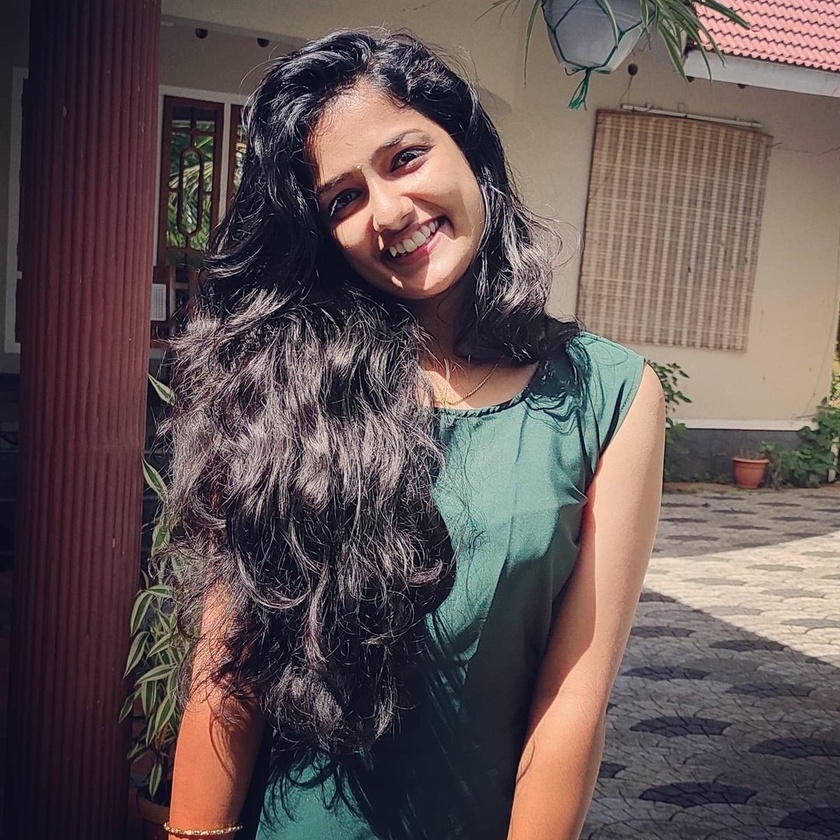
#> input picture leyo/185025482_485513809315784_5303460256642576007_n.jpg, 840 x 840 px, shrunk from 1080 x 1080 before the run, found by its file name
$ python a.py
#> lines starting #> are read from the running program, lines starting #| are printed output that depends on the picture; after the words box and inside, x2 and y2 are one past the last pixel; in counts of white or black regions, pixels touching at a corner belong together
from PIL import Image

"""
Mean thresholding algorithm for image processing
https://en.wikipedia.org/wiki/Thresholding_(image_processing)
"""


def mean_threshold(image: Image) -> Image:
    """
    image: is a grayscale PIL image object
    """
    height, width = image.size
#> height = 840; width = 840
    mean = 0
    pixels = image.load()
    for i in range(width):
        for j in range(height):
            pixel = pixels[j, i]
            mean += pixel
#> after the loop, mean = 62659485
    mean //= width * height
#> mean = 88

    for j in range(width):
        for i in range(height):
            pixels[i, j] = 255 if pixels[i, j] > mean else 0
    return image


if __name__ == "__main__":
    image = mean_threshold(Image.open("/media/hacker07/Hacker07/code/face_recognition/185025482_485513809315784_5303460256642576007_n.jpg").convert("L"))
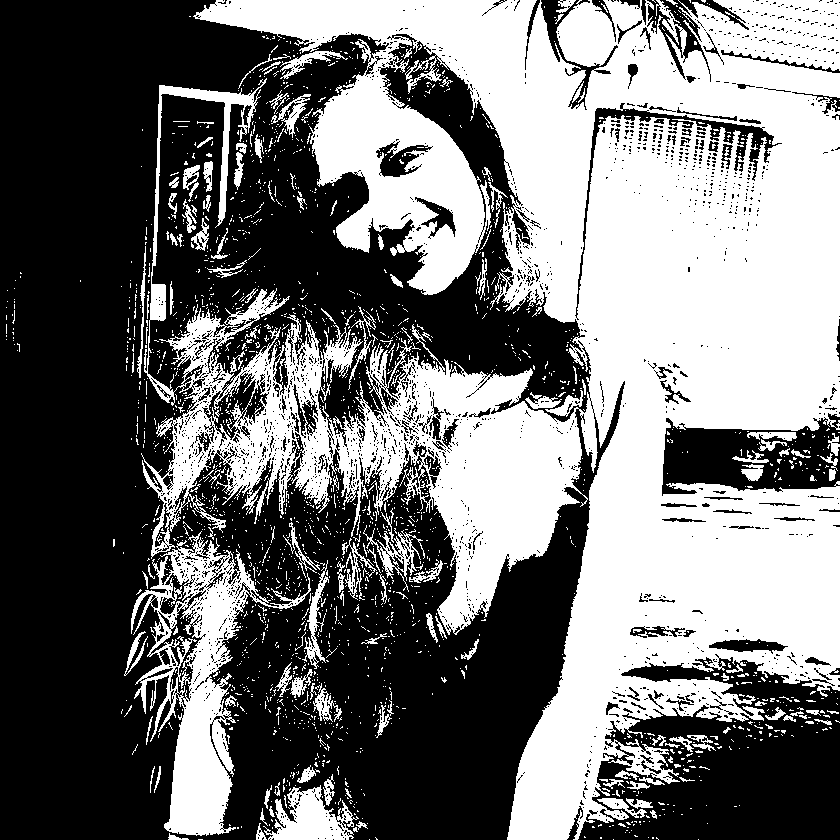
#> image: PIL image 840x840 L; 45.8% white; 2139 white regions (1981 under 20 px), largest, box (x1, y1, x2, y2) and area: (141, 0, 840, 840) 281696, (131, 531, 311, 836) 16321, (263, 785, 359, 840) 2755
    image.save("a.png")

$ run again, with leyo/10012809_1407544049520317_8597646734049176710_o.jpg copied over leyo/185025482_485513809315784_5303460256642576007_n.jpg
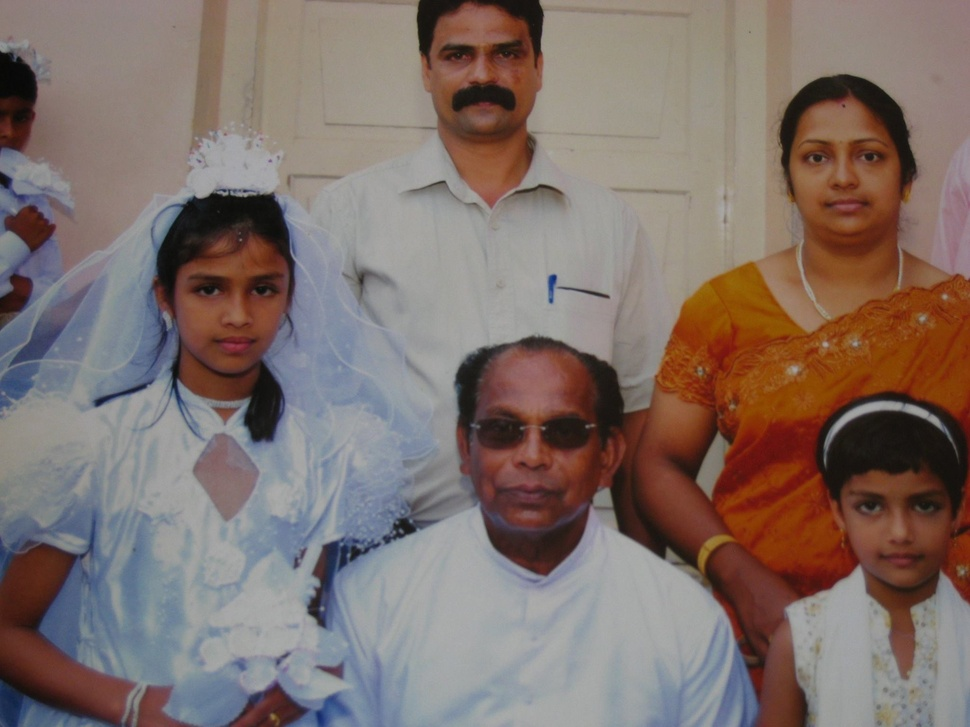
#> input picture leyo/10012809_1407544049520317_8597646734049176710_o.jpg, 970 x 727 px, shrunk from 2048 x 1536 before the run, found by its file name
#> height = 970; width = 727
#> after the loop in mean_threshold, `for i in range(width):`: mean = 82023838
#> in mean_threshold, `mean //= width * height`: mean = 116
#> `image = mean_threshold(Image.open("/media/hacker07/Hacker07/code/face_..`:
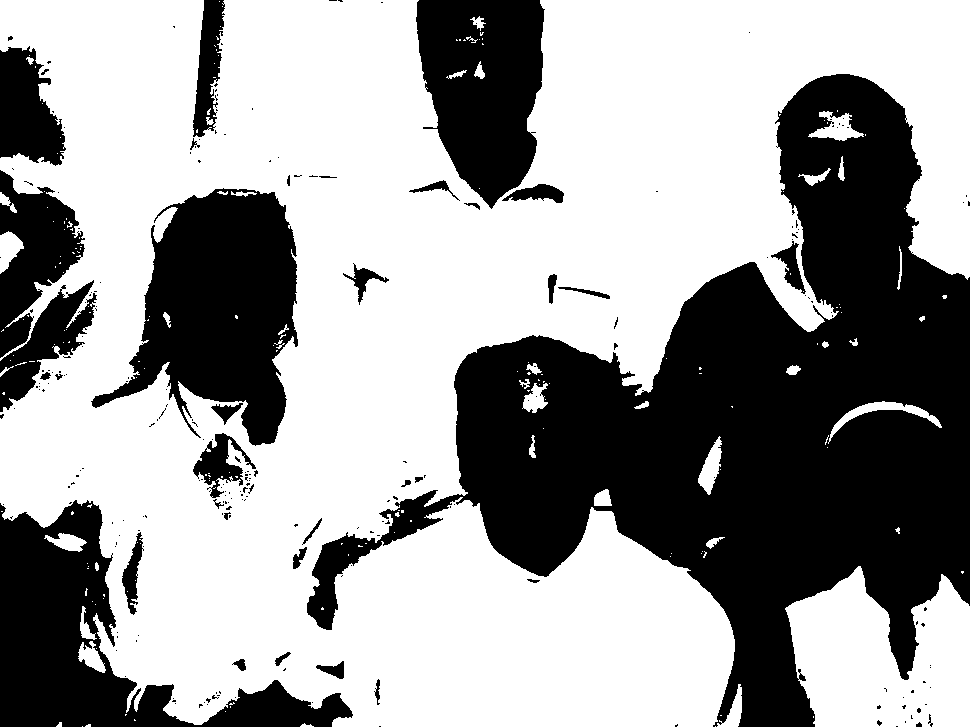
#> image: PIL image 970x727 L; 61.4% white; 238 black regions (200 under 20 px), largest, box (x1, y1, x2, y2) and area: (307, 74, 970, 727) 166860, (91, 188, 298, 446) 29902, (0, 500, 353, 727) 28178

$ run again, with leyo/10869537_1520288528245868_1403446705581366710_o.jpg copied over leyo/185025482_485513809315784_5303460256642576007_n.jpg
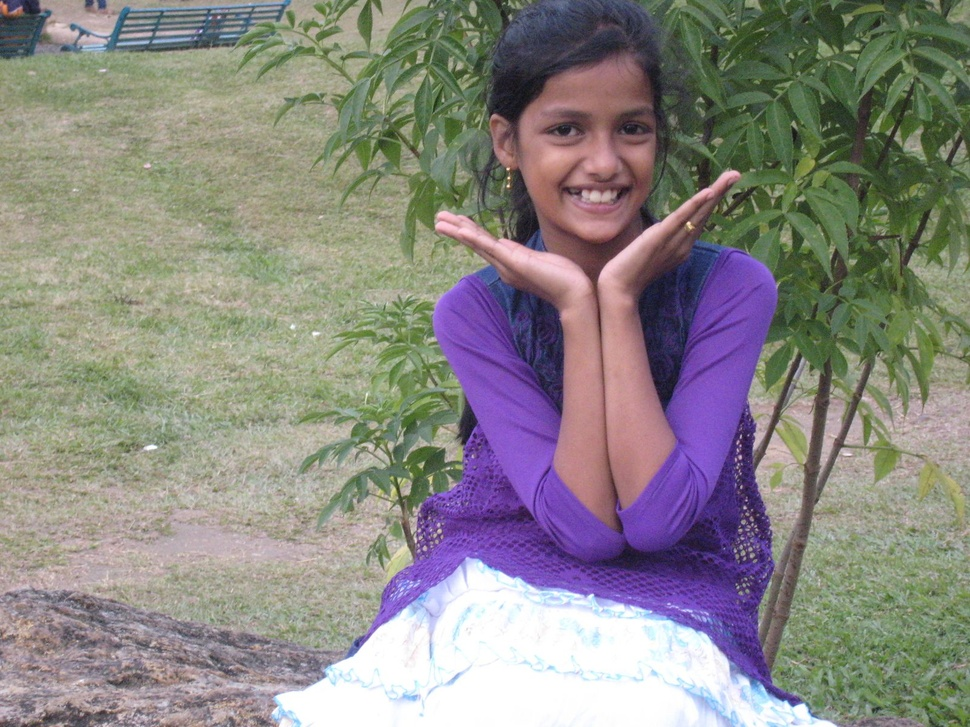
#> input picture leyo/10869537_1520288528245868_1403446705581366710_o.jpg, 970 x 727 px, shrunk from 1600 x 1200 before the run, found by its file name
#> height = 970; width = 727
#> after the loop in mean_threshold, `for i in range(width):`: mean = 95933556
#> in mean_threshold, `mean //= width * height`: mean = 136
#> `image = mean_threshold(Image.open("/media/hacker07/Hacker07/code/face_..`:
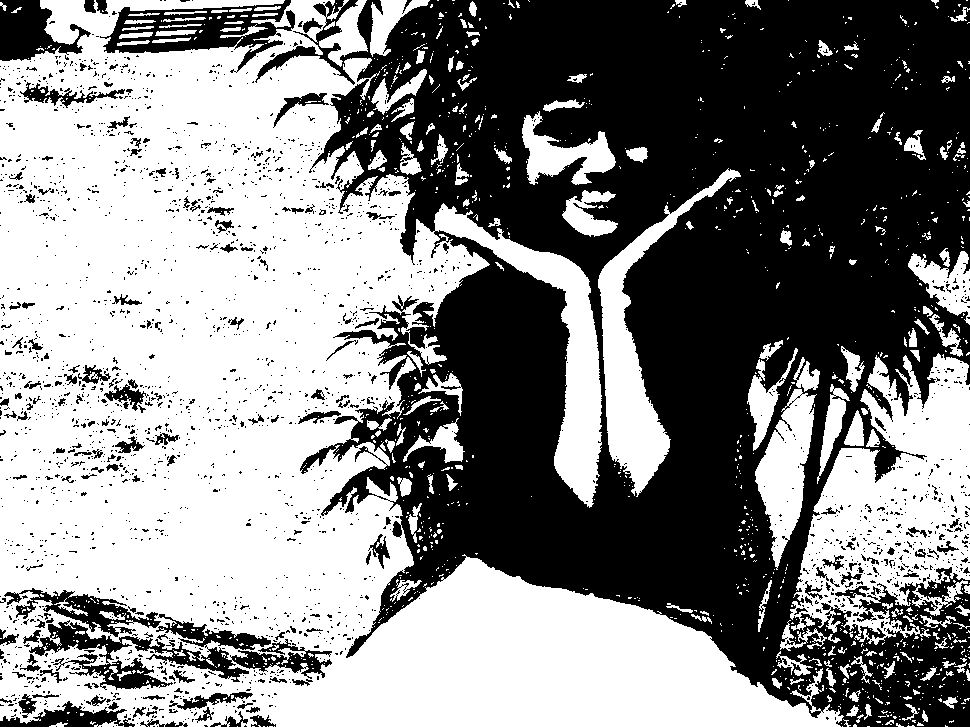
#> image: PIL image 970x727 L; 53% white; 2316 black regions (2130 under 20 px), largest, box (x1, y1, x2, y2) and area: (255, 0, 970, 727) 292594, (29, 614, 332, 690) 7078, (100, 0, 295, 73) 5475

$ run again, with leyo/10869735_1520287441579310_707105766136199237_o.jpg copied over leyo/185025482_485513809315784_5303460256642576007_n.jpg
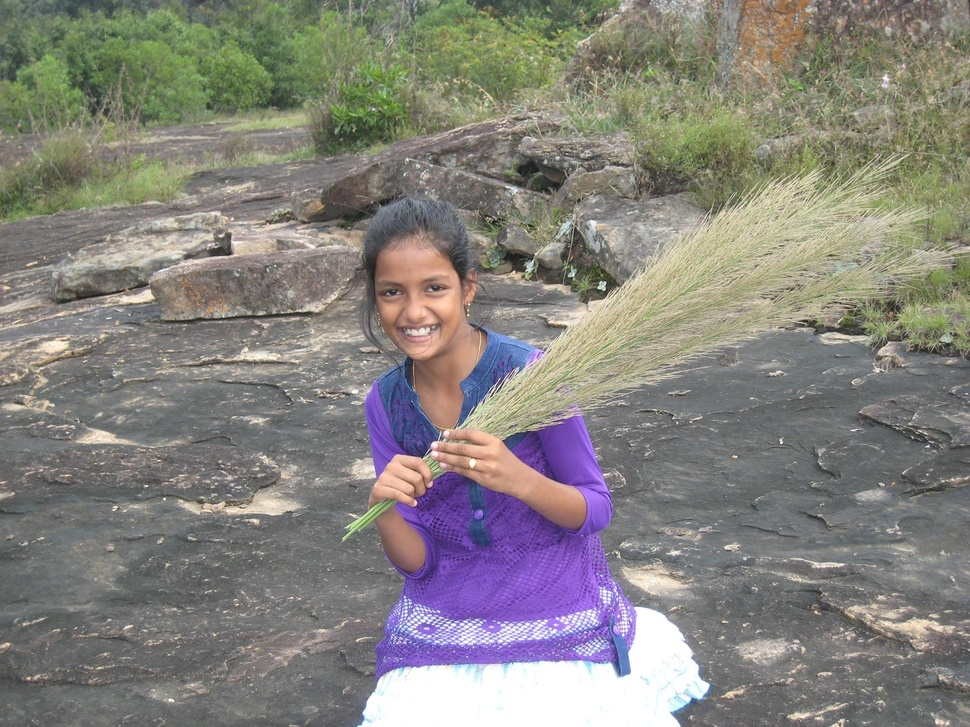
#> input picture leyo/10869735_1520287441579310_707105766136199237_o.jpg, 970 x 727 px, shrunk from 2048 x 1536 before the run, found by its file name
#> height = 970; width = 727
#> after the loop in mean_threshold, `for i in range(width):`: mean = 92442344
#> in mean_threshold, `mean //= width * height`: mean = 131
#> `image = mean_threshold(Image.open("/media/hacker07/Hacker07/code/face_..`:
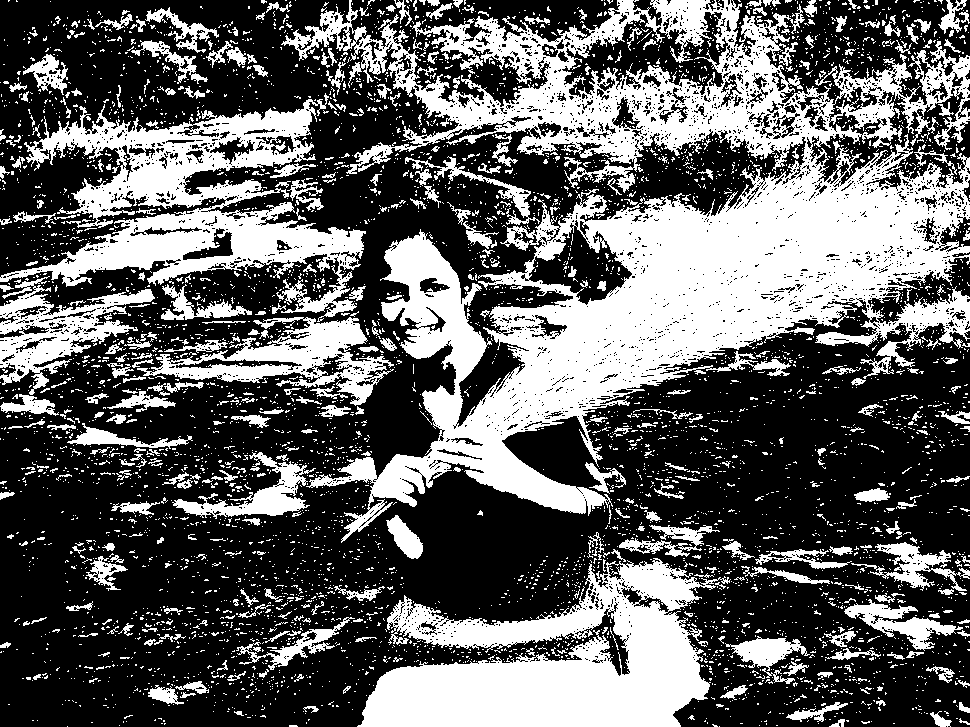
#> image: PIL image 970x727 L; 37.8% white; 5338 white regions (4926 under 20 px), largest, box (x1, y1, x2, y2) and area: (281, 0, 970, 543) 130004, (357, 558, 731, 727) 34222, (0, 93, 366, 322) 28510
